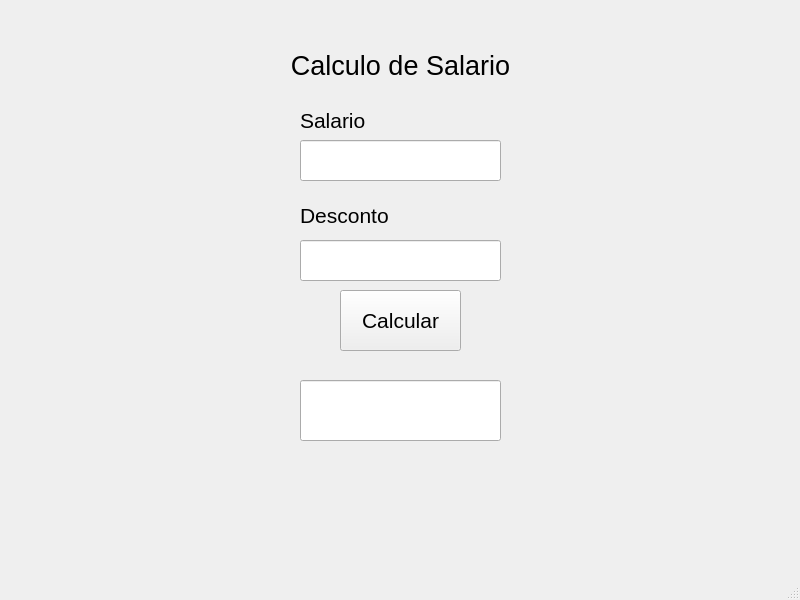
<?xml version="1.0" encoding="UTF-8"?>
<ui version="4.0">
 <class>MainWindow</class>
 <widget class="QMainWindow" name="MainWindow">
  <property name="geometry">
   <rect>
    <x>0</x>
    <y>0</y>
    <width>800</width>
    <height>600</height>
   </rect>
  </property>
  <property name="font">
   <font>
    <pointsize>16</pointsize>
   </font>
  </property>
  <property name="windowTitle">
   <string>MainWindow</string>
  </property>
  <widget class="QWidget" name="centralwidget">
   <widget class="QLabel" name="label">
    <property name="geometry">
     <rect>
      <x>280</x>
      <y>40</y>
      <width>241</width>
      <height>51</height>
     </rect>
    </property>
    <property name="font">
     <font>
      <pointsize>20</pointsize>
      <weight>50</weight>
      <bold>false</bold>
     </font>
    </property>
    <property name="text">
     <string>Calculo de Salario</string>
    </property>
    <property name="alignment">
     <set>Qt::AlignCenter</set>
    </property>
   </widget>
   <widget class="QLabel" name="label_2">
    <property name="geometry">
     <rect>
      <x>300</x>
      <y>110</y>
      <width>71</width>
      <height>21</height>
     </rect>
    </property>
    <property name="text">
     <string>Salario</string>
    </property>
   </widget>
   <widget class="QLabel" name="label_3">
    <property name="geometry">
     <rect>
      <x>300</x>
      <y>200</y>
      <width>111</width>
      <height>31</height>
     </rect>
    </property>
    <property name="text">
     <string>Desconto</string>
    </property>
   </widget>
   <widget class="QPushButton" name="btnCalc">
    <property name="geometry">
     <rect>
      <x>340</x>
      <y>290</y>
      <width>121</width>
      <height>61</height>
     </rect>
    </property>
    <property name="text">
     <string>Calcular</string>
    </property>
   </widget>
   <widget class="QLineEdit" name="txtSalario">
    <property name="geometry">
     <rect>
      <x>300</x>
      <y>140</y>
      <width>201</width>
      <height>41</height>
     </rect>
    </property>
   </widget>
   <widget class="QLineEdit" name="nunDesc">
    <property name="geometry">
     <rect>
      <x>300</x>
      <y>240</y>
      <width>201</width>
      <height>41</height>
     </rect>
    </property>
   </widget>
   <widget class="QLineEdit" name="nunCalc">
    <property name="geometry">
     <rect>
      <x>300</x>
      <y>380</y>
      <width>201</width>
      <height>61</height>
     </rect>
    </property>
   </widget>
  </widget>
  <widget class="QMenuBar" name="menubar">
   <property name="geometry">
    <rect>
     <x>0</x>
     <y>0</y>
     <width>800</width>
     <height>36</height>
    </rect>
   </property>
  </widget>
  <widget class="QStatusBar" name="statusbar"/>
 </widget>
 <resources/>
 <connections/>
</ui>
